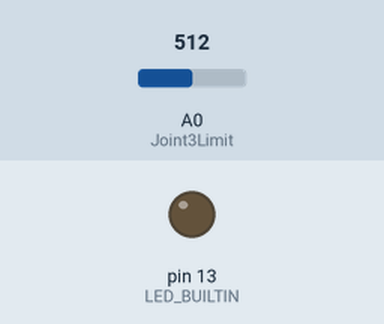
Recording of a sketch running on a simulated Arduino Uno, built with avr-gcc and run on an emulated ATmega328P. On the bench: output pins drawn as LEDs (lit = HIGH). The test bench sets the inputs (shaded band); at power-on: A0 (Joint3Limit) = 512. What the sketch prints to the serial monitor is not drawn.

Above: at 1.2 s.
1.3 s: A0 (Joint3Limit) set to 495
At 2.2 s:
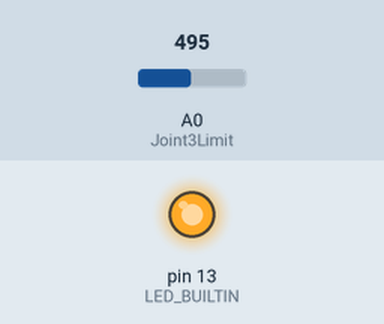
2.8 s: A0 (Joint3Limit) set to 511
At 3.3 s:
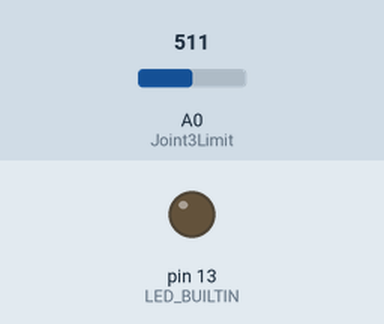
4.3 s: A0 (Joint3Limit) set to 306
At 5.7 s:
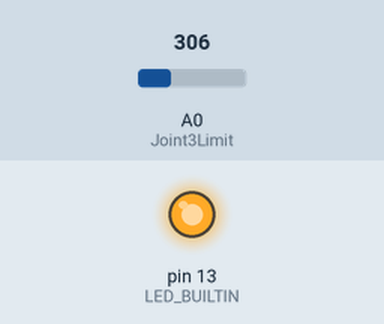
Timing chart, 0 to 7.3 s (numbered marks = the images above; inputs shaded):
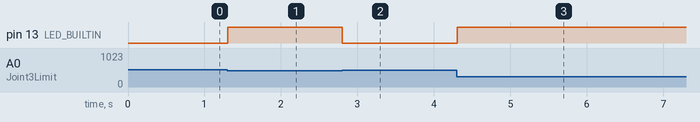

The sketch:

GriPi_Code_Oct_11.ino
```cpp
#include <AccelStepper.h>
#include <MultiStepper.h>

//connect DIR+, PUL+ and pull up resistor to interupt button to +5V power from board

//Defining the limit switches
#define BaseLimit 3 //Base Limit switch
#define Joint1Limit 4 //Joint 1 limit switch
#define Joint2Limit 11 //Joint 2 limit switch
#define Joint3Limit 14
#define Joint4Limit 19

//Potentiometer test for case states
int PotIn = A0;
int LastPotIn;

//building the state system for each container
int state = 0;
int PiInput = 0;


//defining all the motors
//Connect PWM pin to DIR- and connect Direction pin to PUL-
AccelStepper BaseStepper(1,2,1);    //BaseStepper is connected to pins 1(PWM), 2(direction), 3(interupt)
AccelStepper JointStepper1(1,5,6);  //Joint1 is connected to pins 6(PWM), 5(direction), 4(interupt)
AccelStepper JointStepper2(1,10,9); //Joint2 is connected to pins 9(PWM), 10(Direction), 11(Interupt)
AccelStepper JointStepper3(1,12,13);//Joint3 is connected to pins 13(PWM), 12(Direction), 14(interupt)
AccelStepper JointStepper4(1,18,17);//Joint4 is connected to pins 17(Pwm), 18(direction), 19(Interupt)


void setup()
{
  Serial.begin(9600);
  pinMode(BaseLimit, INPUT);
  pinMode(Joint1Limit, INPUT);
  pinMode(Joint2Limit, INPUT);
  pinMode(Joint3Limit, INPUT);
  pinMode(Joint4Limit, INPUT);

  pinMode(LED_BUILTIN, OUTPUT);
  pinMode(PotIn,INPUT);

  //setting the mortors max speed and moving the motors to hit the limit switches
  BaseStepper.setMaxSpeed(1000);
  BaseStepper.setSpeed(-500);
  BaseStepper.runSpeed(); //motor direction and speed(towards the limit switch)
  /*
  JointStepper1.setMaxSpeed(500);
  JointStepper1.setSpeed(-50);
  JointStepper1.runSpeed();

  JointStepper2.setMaxSpeed(500);
  JointStepper2.setSpeed(-50);
  JointStepper2.runSpeed();

  JointStepper3.setMaxSpeed(500);
  JointStepper3.setSpeed(-50);
  JointStepper3.runSpeed();

  JointStepper4.setMaxSpeed(500);
  JointStepper4.setSpeed(-50);
  JointStepper4.runSpeed();
  */


  //Interupts
  //attachInterrupt(digitalPinToInterrupt(BaseLimit),calibrateBase, FALLING); //triggers when the base limit switch goes high so we need a pull up resistor
  //attatchinterupt(digitalPinToInterupt(Joint1Limit),calibrateJoint1,RISING);
  //attatchinterupt(digitalPinToInterupt(Joint2Limit),calibrateJoint2,RISING);
  //attatchinterupt(digitalPinToInterupt(Joint3Limit),calibrateJoint3,RISING);
  //attatchinterupt(digitalPinToInterupt(Joint4Limit),calibrateJoint4,RISING);

}
/*
void calibrateBase()//maybe we could allocate this function into an input to select when the arm forgets where it is
{
  //limit switch triggers and runs this program
  BaseStepper.move(500);//moves to our Neutral location 100 for now
  BaseStepper.setCurrentPosition(0);//sets the new current pos to 0

}
 we can change this whole series into another state function in which the calibration happens one joint at a time.
void calibrateJoint1()
{
  //limit switch triggers and runs this program
  JointStepper1.move(100);//moves to our Neutral location 100 for now
  JointStepper1.setCurrentPosition(0);//sets the new current pos to 0

}

void calibrateJoint2()
{
  //limit switch triggers and runs this program
  JointStepper2.move(100);//moves to our Neutral location 100 for now
  JointStepper2.setCurrentPosition(0);//sets the new current pos to 0

}

void calibrateJoint3()
{
  //limit switch triggers and runs this program
  JointStepper3.move(100);//moves to our Neutral location 100 for now
  JointStepper3.setCurrentPosition(0);//sets the new current pos to 0

}
*/

void loop()
{
  int val = analogRead(PotIn)/255;
  Serial.println(val);

  // can have a seperate pin for each state input from the pi
  // or manage to have one input write multiple states bases on the type of input
    //an idea for this is for the raspbery pi to generate a pulse and the period of the pulse decides which case is selected

  //waiting for an analog input from the Raspberry pi (currently changing the values from 0-4)

  switch (val)
  {
    case 0:{
      digitalWrite(LED_BUILTIN, LOW);
    //BaseStepper.move(whatever the angle needed)
    //JointStepper1.move(wherever)
    //JointStepper2.move(wherever)
    //JointStepper3.move(wherever)
    //JointStepper4.move(wherever)
    //reset to state zero
    }break;
    case 1:{//navigat to and from object 1
      digitalWrite(LED_BUILTIN, HIGH);

   //BaseStepper.move(whatever the angle needed)
    //JointStepper1.move(wherever)
    //JointStepper2.move(wherever)
    //JointStepper3.move(wherever)
    //JointStepper4.move(wherever)
    //reset to state zero
    }break;

   case 2:{//navigate to and from object 2

      digitalWrite(LED_BUILTIN, LOW);

    //BaseStepper.move(whatever the angle needed)
    //JointStepper1.move(wherever)
    //JointStepper2.move(wherever)
    //JointStepper3.move(wherever)
   //JointStepper4.move(wherever)
    //reset to state zero
    }break;

    case 3:{ //navigate to and from object 3
      digitalWrite(LED_BUILTIN, HIGH);

    //BaseStepper.move(whatever the angle needed)
    //JointStepper1.move(wherever)
    //JointStepper2.move(wherever)
    //JointStepper3.move(wherever)
    //JointStepper4.move(wherever)
    //reset to state zero
    }break;

    case 4:{ //navigate to and from object 4
    digitalWrite(LED_BUILTIN, LOW);

    //BaseStepper.move(whatever the angle needed)
    //JointStepper1.move(wherever)
    //JointStepper2.move(wherever)
    //JointStepper3.move(wherever)
    //JointStepper4.move(wherever)
    //reset to state zero
    }break;

    default:{
      digitalWrite(LED_BUILTIN, HIGH);

    }break;

  }

}
```

Measured:
- the behaviour switches between 510 and 509 on A0 (Joint3Limit) (found by bisection; images 0 and 1)
- after the input at 1.3 s, pin 13 (LED_BUILTIN): LOW → HIGH at once
- after the input at 2.8 s, pin 13 (LED_BUILTIN): HIGH → LOW at once
- after the input at 4.3 s, pin 13 (LED_BUILTIN): LOW → HIGH at once
